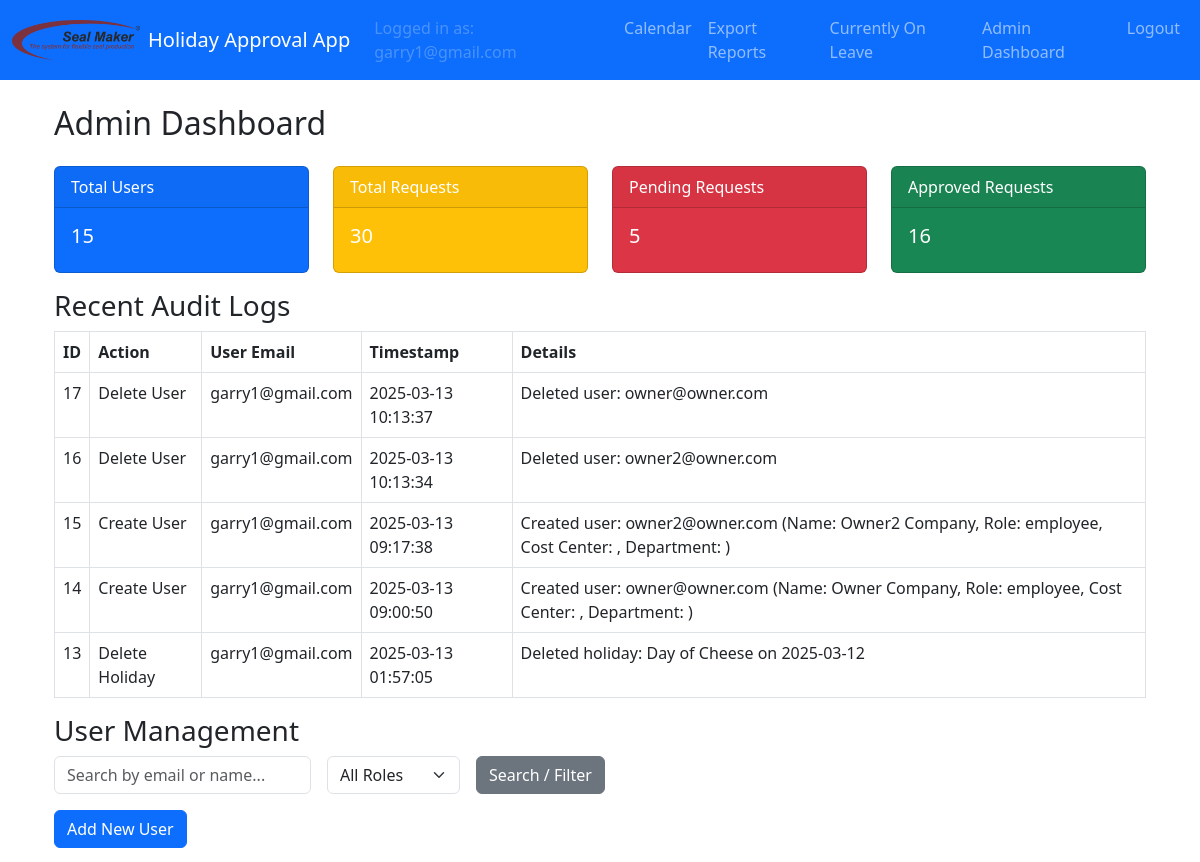
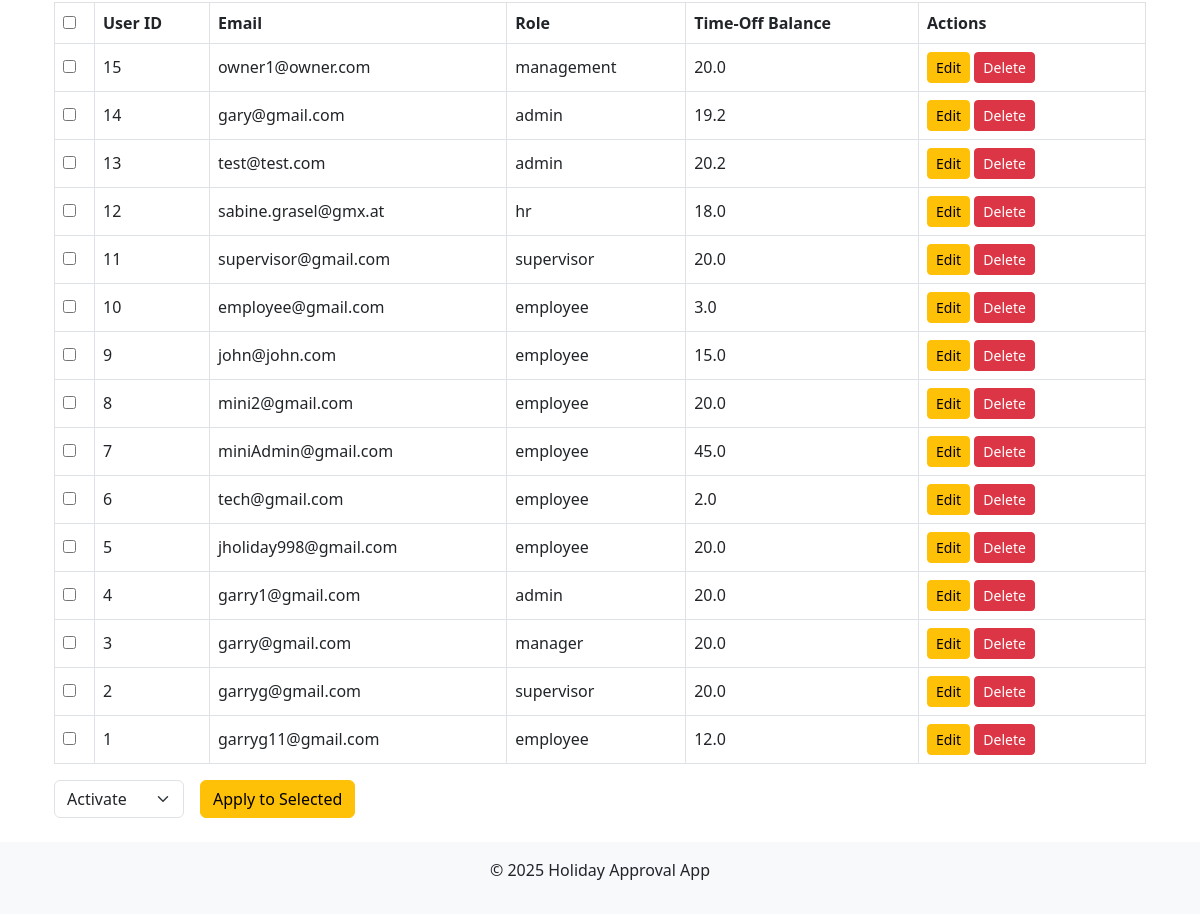
Page /admin/dashboard (signed in) on the committed database (2 pictures, top to bottom).
### models.py (models this page shows, shortened)
class User(UserMixin, db.Model):
    id = db.Column(db.Integer, primary_key=True)
    email = db.Column(db.String(120), unique=True, nullable=False)
    name = db.Column(db.String(120), nullable=True)           # Full name field
    cost_center = db.Column(db.String(50), nullable=True)       # Cost center field
    password_hash = db.Column(db.String(128), nullable=False)
    role = db.Column(db.String(20), nullable=False)             # Roles: employee, supervisor, manager, admin, hr, sub-admin
    time_off_balance = db.Column(db.Float, nullable=False, default=20.0, server_default="20.0")
    active = db.Column(db.Boolean, nullable=False, default=True, server_default="1")
    department = db.Column(db.String(100), nullable=True)       # Department field
    force_password_reset = db.Column(db.Boolean, nullable=False, default=False, server_default="0")

class AuditLog(db.Model):
    id = db.Column(db.Integer, primary_key=True)
    action = db.Column(db.String(200), nullable=False)
    timestamp = db.Column(db.DateTime, default=datetime.utcnow)
    user_email = db.Column(db.String(120), nullable=False)
    details = db.Column(db.Text)

### admin/routes.py (the view)
@admin_bp.route('/dashboard', methods=['GET'])
@login_required
@admin_required
def dashboard():
    total_users = User.query.count()
    total_requests = HolidayRequest.query.count()
    pending_requests = HolidayRequest.query.filter_by(status='pending').count()
    approved_requests = HolidayRequest.query.filter_by(status='approved').count()
    audit_logs = AuditLog.query.order_by(AuditLog.timestamp.desc()).limit(5).all()
    search_term = request.args.get('search', '').strip()
    role_filter = request.args.get('role', '').strip()
    query = User.query
    if search_term:
        like_pattern = f"%{search_term}%"
        query = query.filter((User.email.ilike(like_pattern)) | (User.name.ilike(like_pattern)))
    if role_filter:
        query = query.filter_by(role=role_filter)
    users_list = query.order_by(User.id.desc()).all()
    return render_template(
        'admin_dashboard.html',
        total_users=total_users,
        total_requests=total_requests,
        pending_requests=pending_requests,
        approved_requests=approved_requests,
        audit_logs=audit_logs,
        users=users_list
    )

### admin/routes.py (called while the page is built)
def admin_required(func):
    @wraps(func)
    def wrapper(*args, **kwargs):
        if current_user.role not in ['admin', 'sub-admin']:
            flash(_("Access denied: Admins only."), "danger")
            return redirect(url_for('main.calendar'))
        return func(*args, **kwargs)
    return wrapper

### app.py (called while the page is built, shortened)
def create_app():
    app = Flask(__name__)
    app.config.from_object(Config)
    db.init_app(app)
    migrate.init_app(app, db)
    login_manager.init_app(app)
    bcrypt.init_app(app)
    mail.init_app(app)
    babel = Babel(app)
    babel.locale_selector_func = lambda: request.accept_languages.best_match(app.config['LANGUAGES'])
    @app.context_processor
    def inject_locale():
        return dict(get_locale=babel.locale_selector_func)
    login_manager.login_view = 'auth.login'
    @login_manager.user_loader
    def load_user(user_id):
        return User.query.get(int(user_id))

### templates/admin_dashboard.html (shortened to what this page needs)
{% extends "layout.html" %}
{% block content %}
<div class="container">
  <h2 class="mb-4">Admin Dashboard</h2>
  <div class="row">
    <div class="col-md-3">
      <div class="card text-white bg-primary mb-3">
        <div class="card-header">Total Users</div>
        <div class="card-body">
          <h5 class="card-title">{{ total_users }}</h5>
        </div>
      </div>
    </div>
    <div class="col-md-3">
      <div class="card text-white bg-warning mb-3">
        <div class="card-header">Total Requests</div>
        <div class="card-body">
          <h5 class="card-title">{{ total_requests }}</h5>
        </div>
      </div>
    </div>
    <div class="col-md-3">
      <div class="card text-white bg-danger mb-3">
        <div class="card-header">Pending Requests</div>
        <div class="card-body">
          <h5 class="card-title">{{ pending_requests }}</h5>
        </div>
      </div>
    </div>
    <div class="col-md-3">
      <div class="card text-white bg-success mb-3">
        <div class="card-header">Approved Requests</div>
        <div class="card-body">
          <h5 class="card-title">{{ approved_requests }}</h5>
        </div>
      </div>
    </div>
  </div>
  <h3>Recent Audit Logs</h3>
  {% if audit_logs %}
    <table class="table table-bordered">
      <thead>
        <tr>
          <th>ID</th>
          <th>Action</th>
          <th>User Email</th>
          <th>Timestamp</th>
          <th>Details</th>
        </tr>
      </thead>
      <tbody>
        {% for log in audit_logs %}
        <tr>
          <td>{{ log.id }}</td>
          <td>{{ log.action }}</td>
          <td>{{ log.user_email }}</td>
          <td>{{ log.timestamp.strftime('%Y-%m-%d %H:%M:%S') }}</td>
          <td>{{ log.details }}</td>
        </tr>
        {% endfor %}
      </tbody>
    </table>
  {% else %}
    <p>No audit logs available.</p>
  {% endif %}
  <h3>User Management</h3>
  <form class="row g-3 mb-3" method="GET" action="{{ url_for('admin.dashboard') }}">
    <div class="col-auto">
      <input type="text" name="search" class="form-control" placeholder="Search by email or name..." value="{{ request.args.get('search', '') }}">
    </div>
    <div class="col-auto">
      <select name="role" class="form-select">
        <option value="">All Roles</option>
      </select>
    </div>
    <div class="col-auto">
      <button type="submit" class="btn btn-secondary">Search / Filter</button>
    </div>
  </form>
  <a href="{{ url_for('admin.new_user') }}" class="btn btn-primary mb-3">Add New User</a>
  {% if users %}
    <form method="POST" action="{{ url_for('admin.bulk_user_action') }}">
      <table class="table table-bordered align-middle">
        <thead>
          <tr>
            <th style="width: 40px;">
              <input type="checkbox" id="select-all" onclick="toggleAllCheckboxes(this)" title="Select / Deselect All">
            </th>
            <th>User ID</th>
            <th>Email</th>
            <th>Role</th>
            <th>Time-Off Balance</th>
            <th style="min-width: 150px;">Actions</th>
          </tr>
        </thead>
        <tbody>
          {% for user in users %}
          <tr>
            <td>
              <input type="checkbox" name="user_ids" value="{{ user.id }}">
            </td>
            <td>{{ user.id }}</td>
            <td>{{ user.email }}</td>
            <td>{{ user.role }}</td>
            <td>{{ user.time_off_balance }}</td>
            <td>
              <a href="{{ url_for('admin.edit_user', user_id=user.id) }}" class="btn btn-warning btn-sm">Edit</a>
              <form action="{{ url_for('admin.delete_user', user_id=user.id) }}" method="POST" style="display:inline;">
                <button type="submit" class="btn btn-danger btn-sm" onclick="return confirm('Delete this user?');">Delete</button>
              </form>
            </td>
          </tr>
          {% endfor %}
        </tbody>
      </table>
      <div class="row g-3 mb-3">
        <div class="col-auto">
          <select name="action" class="form-select">
            <option value="activate">Activate</option>
          </select>
        </div>
        <div class="col-auto">
          <button type="submit" class="btn btn-warning">Apply to Selected</button>
        </div>
      </div>
    </form>
  {% else %}
    <p>No users found.</p>
  {% endif %}
</div>
{% endblock %}

### templates/layout.html (shortened to what this page needs)
<!doctype html>
<html lang="{{ get_locale() }}">
  <head>
    <link
      href="https://cdn.jsdelivr.net/npm/bootstrap@5.3.0/dist/css/bootstrap.min.css"
      rel="stylesheet"
    >
    <link rel="stylesheet" href="{{ url_for('static', filename='css/styles.css') }}">
  </head>
  <body>
    <nav class="navbar navbar-expand-lg navbar-dark bg-primary">
      <div class="container-fluid">
        <a class="navbar-brand d-flex align-items-center" href="{{ url_for('main.calendar') }}">
          <img
            src="{{ url_for('static', filename='img/logo.png') }}"
            alt="{{ _('Company Logo') }}"
            height="40"
            class="me-2"
          >
          <span>{{ _("Holiday Approval App") }}</span>
        </a>
        <div class="collapse navbar-collapse" id="navbarSupportedContent">
          <ul class="navbar-nav ms-auto">
            {% if current_user.is_authenticated %}
              <li class="nav-item">
                <span class="nav-link disabled">
                  {{ _("Logged in as:") }} {{ current_user.email }}
                </span>
              </li>
              <li class="nav-item">
                <a class="nav-link" href="{{ url_for('main.calendar') }}">{{ _("Calendar") }}</a>
              </li>
              <li class="nav-item">
                <a class="nav-link" href="{{ url_for('main.export_reports') }}">{{ _("Export Reports") }}</a>
              </li>
              <li class="nav-item">
                <a class="nav-link" href="{{ url_for('main.currently_on_leave') }}">{{ _("Currently On Leave") }}</a>
              </li>
              {% if current_user.role == 'employee' %}
                <li class="nav-item">
                  <a class="nav-link" href="{{ url_for('main.new_holiday_request') }}">{{ _("Request") }}</a>
                </li>
                <li class="nav-item">
                  <a class="nav-link" href="{{ url_for('main.employee_dashboard') }}">{{ _("Employee Dashboard") }}</a>
                </li>
              {% elif current_user.role == 'supervisor' %}
                <li class="nav-item">
                  <a class="nav-link" href="{{ url_for('main.supervisor_dashboard') }}">{{ _("Supervisor Dashboard") }}</a>
                </li>
              {% elif current_user.role == 'manager' %}
                <li class="nav-item">
                  <a class="nav-link" href="{{ url_for('main.manager_dashboard') }}">{{ _("Manager Dashboard") }}</a>
                </li>
              {% elif current_user.role == 'admin' %}
                <li class="nav-item">
                  <a class="nav-link" href="{{ url_for('admin.dashboard') }}">{{ _("Admin Dashboard") }}</a>
                </li>
              {% elif current_user.role == 'hr' %}
                <li class="nav-item">
                  <a class="nav-link" href="{{ url_for('hr.dashboard') }}">{{ _("HR Dashboard") }}</a>
                </li>
              {% elif current_user.role == 'management' %}
                <li class="nav-item">
                  <a class="nav-link" href="{{ url_for('main.management_dashboard') }}">{{ _("Management Dashboard") }}</a>
                </li>
              {% endif %}
              <li class="nav-item">
                <a class="nav-link" href="{{ url_for('auth.logout') }}">{{ _("Logout") }}</a>
              </li>
            {% else %}
              <li class="nav-item">
                <a class="nav-link" href="{{ url_for('auth.login') }}">{{ _("Login") }}</a>
              </li>
            {% endif %}
          </ul>
        </div>
      </div>
    </nav>
    <div class="container my-4">
      {% block content %}{% endblock %}
    </div>
    <footer class="bg-light text-center p-3">
      <div class="container">
        <p>&copy; 2025 {{ _("Holiday Approval App") }}</p>
      </div>
    </footer>
  </body>
</html>

### static/css/styles.css (style rules this page uses)
:root { --bs-primary: #800020; }

### rows in the picture
User: email "garry1@gmail.com", id "4", role "admin", time_off_balance "20.0"
AuditLog: id "17", action "Delete User", user_email "garry1@gmail.com", timestamp "2025-03-13 10:13:37", details "Deleted user: owner@owner.com"
AuditLog: id "16", action "Delete User", user_email "garry1@gmail.com", timestamp "2025-03-13 10:13:34", details "Deleted user: owner2@owner.com"
AuditLog: id "15", action "Create User", user_email "garry1@gmail.com", timestamp "2025-03-13 09:17:38", details "Created user: owner2@owner.com (Name: Owner2 Company, Role: employee, Cost Center: , Department: )"
AuditLog: id "14", action "Create User", user_email "garry1@gmail.com", timestamp "2025-03-13 09:00:50", details "Created user: owner@owner.com (Name: Owner Company, Role: employee, Cost Center: , Department: )"
AuditLog: id "13", action "Delete Holiday", user_email "garry1@gmail.com", timestamp "2025-03-13 01:57:05", details "Deleted holiday: Day of Cheese on 2025-03-12"
User: id "15", email "owner1@owner.com", role "management", time_off_balance "20.0"
User: id "14", email "gary@gmail.com", role "admin", time_off_balance "19.2"
User: id "13", email "test@test.com", role "admin", time_off_balance "20.2"
User: id "12", email "sabine.grasel@gmx.at", role "hr", time_off_balance "18.0"
User: id "11", email "supervisor@gmail.com", role "supervisor", time_off_balance "20.0"
User: id "10", email "employee@gmail.com", role "employee", time_off_balance "3.0"
User: id "9", email "john@john.com", role "employee", time_off_balance "15.0"
User: id "8", email "mini2@gmail.com", role "employee", time_off_balance "20.0"
User: id "7", email "miniAdmin@gmail.com", role "employee", time_off_balance "45.0"
User: id "6", email "tech@gmail.com", role "employee", time_off_balance "2.0"
User: id "5", email "jholiday998@gmail.com", role "employee", time_off_balance "20.0"
User: id "3", email "garry@gmail.com", role "manager", time_off_balance "20.0"
User: id "2", email "garryg@gmail.com", role "supervisor", time_off_balance "20.0"
User: id "1", email "garryg11@gmail.com", role "employee", time_off_balance "12.0"

### other values in the picture
{{ total_users }} "15"
{{ total_requests }} "30"
{{ pending_requests }} "5"
{{ approved_requests }} "16"
